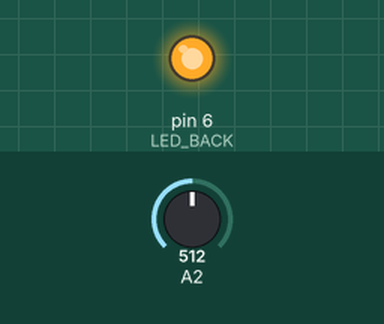
The sketch below on a simulated Arduino Nano, built with avr-gcc and run on an emulated ATmega328P. On the bench: output pins drawn as LEDs (lit = HIGH). The test bench sets the inputs (shaded band); at power-on: A2 = 512. Pins used as bus, display or sensor lines are not drawn; what the sketch prints to the serial monitor is not drawn.

Above: at 0.2 s.
Timing chart, 0 to 1.7 s (numbered marks = the images above):
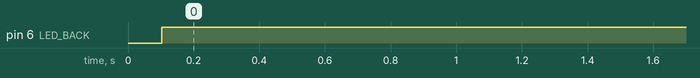

Measured:
- by itself, pin 6 (LED_BACK): LOW → HIGH at 0.10 s

The sketch:

sensor.ino
```cpp
#include <Arduino.h>
/**
 * Hardware pin defines
 */
#define BOARD UKMARSBOT_V1
const int ENCODER_LEFT_CLK = 2;
const int ENCODER_RIGHT_CLK = 3;
const int ENCODER_LEFT_B = 4;
const int ENCODER_RIGHT_B = 5;
const int MOTOR_LEFT_DIR = 7;
const int MOTOR_RIGHT_DIR = 8;
const int MOTOR_LEFT_PWM = 9;
const int MOTOR_RIGHT_PWM = 10;

const int LED_RIGHT = 6;
const int LED_LEFT = 11;

const int LED_BACK = 6;

//const int EMITTER = 11;  // for forward sensor IR emitting

const int EMITTER = 12;  // for diagonal sensor IR emitting


const int SENSOR_RIGHT_MARK = A0;
const int SENSOR_1 = A1;
const int SENSOR_2 = A2;
const int SENSOR_3 = A3;
const int SENSOR_4 = A4;
const int SENSOR_LEFT_MARK = A5;
const int FUNCTION_PIN = A6;
const int BATTERY_VOLTS = A7;
/****/

/***
 * Global variables
 */

uint32_t updateTime;
uint32_t updateInterval = 100;  // in milliseconds

int sensorDark = 0;
int sensorLit = 0;
int sensorValue = 0;

int readSensor(int channel){
  sensorDark = analogRead(channel);
  digitalWrite(EMITTER,1);
  delayMicroseconds(100);
  sensorLit = analogRead(channel);
  digitalWrite(EMITTER,0);
  sensorValue = sensorLit-sensorDark;
  return sensorValue;
}

void setup() {
  Serial.begin(9600);
  Serial.println(F("Sensor Basics\n"));
  pinMode(EMITTER,OUTPUT);
  digitalWrite(EMITTER,0); // be sure the emitter is off
  updateTime = millis() + updateInterval;

  pinMode(LED_BACK,OUTPUT);

}


void loop() {
  if (millis() > updateTime) {
    updateTime += updateInterval;


    //readSensor(A0);   // forward sensor right-hand

   // readSensor(A3);   // forward sensor left-hand

    // readSensor(A1);   // diagonal sensor right-hand

       readSensor(A2);   // diagonal sensor left-hand

    digitalWrite(LED_BACK,0);

    Serial.print(sensorDark);
    Serial.print(F(" > "));
    Serial.print(sensorLit);
    Serial.print(F(" = "));
    Serial.print(sensorValue);
    Serial.println();

    digitalWrite(LED_BACK,1);


  }
}
```
